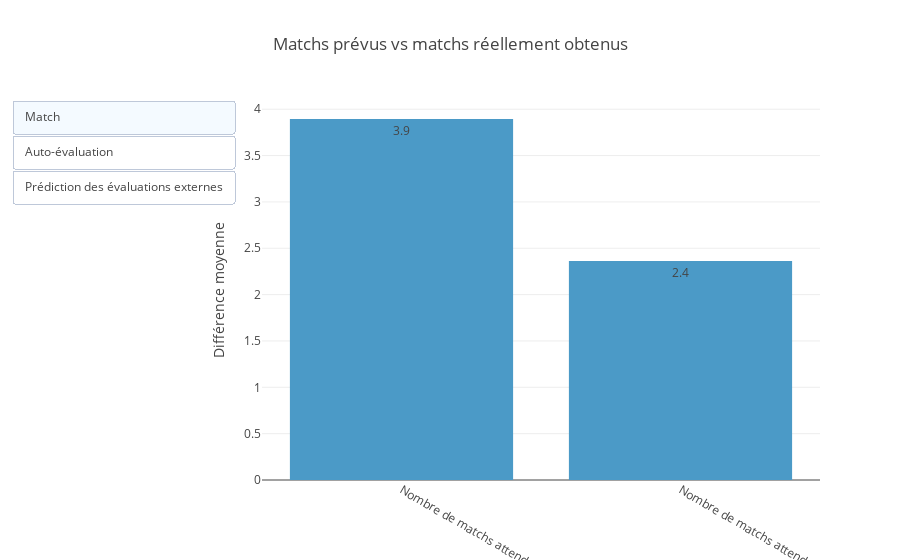

Write notebook code for a chart like this one.
### Markdown cell above
Les participants plus âgés obtiennent légèrement moins de décisions positives. Le graphique sur la différence d'âge montre que les chances de match augmentent lorsque cette différence est proche de zéro. Les participants donnent davantage de décisions favorables lorsque leur partenaire est plus jeune

Le revenu médian des ménages semble avoir peu d'impact sur les décisions, bien qu'une légère corrélation semble apparaître entre une décision positive du partenaire et un revenu plus élevé de celui-ci par rapport au participant.

La corrélation entre les centres d'intérêt exerce un léger effet positif sur la décision.

Les individus présents sans objectif précis reçoivent légèrement plus de décisions positives de la part de leurs partenaires. 
Ceux qui sont habitués aux rendez-vous et aux sorties se révèlent nettement plus performants et davantage enclins à valider leurs partenaires, ce qui conduit à un nombre de matchs significativement plus élevé.

### Code cell
# expnum: Out of the 20 people you will meet, how many do you expect will be interested in dating you ? signup/Time1
# match_es : How many matches do you estimate you will get (a match occurs when you and yourpartner both check “Yes” next to decision) ?  just after speed date
# match 1=yes, 0=no

avg_dif_match_and_expected_before = (df_Grouped_By_iid["expnum"] - df_Grouped_By_iid["match"]).median()
avg_dif_match_and_expected_after = (df_Grouped_By_iid["match_es"] - df_Grouped_By_iid["match"]).median()



# 3_ How do you think you measure up ? 
# 5_ And finally, how do you think others perceive you ? 
# _o rating by partner the night of the event, for all 6 attributes
# _1 signup/Time 1 : Survey filled out by students that are interested in participating in order to register forthe event.
# _s Half way through meeting all potential dates during the night of the event on theirscorecard
# _2 followup/Time2 : Survey is filled out the day after participating in the event. Subjects must have submitted this in order to be sent their matches.
# _3 followup2/ Time3 : Subjects filled out 3-4 weeks after they had been sent their matches

y_values_3_1 = []
y_values_3_s = []
y_values_3_2 = []
y_values_3_3 = []

y_values_5_1 = []
y_values_5_2 = []
y_values_5_3 = []

for col_name in attributes[:-1] :
    y_values_3_1.append((df_Grouped_By_iid_100p_wave[f"{col_name}3_1"] - df_Grouped_By_iid_100p_wave[f"{col_name}_o"]).mean())
    y_values_3_s.append((df_Grouped_By_iid_100p_wave[f"{col_name}3_s"] - df_Grouped_By_iid_100p_wave[f"{col_name}_o"]).mean())
    y_values_3_2.append((df_Grouped_By_iid_100p_wave[f"{col_name}3_2"] - df_Grouped_By_iid_100p_wave[f"{col_name}_o"]).mean())
    y_values_3_3.append((df_Grouped_By_iid_100p_wave[f"{col_name}3_3"] - df_Grouped_By_iid_100p_wave[f"{col_name}_o"]).mean())
    
    y_values_5_1.append((df_Grouped_By_iid_100p_wave[f"{col_name}5_1"] - df_Grouped_By_iid_100p_wave[f"{col_name}_o"]).mean())
    y_values_5_2.append((df_Grouped_By_iid_100p_wave[f"{col_name}5_2"] - df_Grouped_By_iid_100p_wave[f"{col_name}_o"]).mean())
    y_values_5_3.append((df_Grouped_By_iid_100p_wave[f"{col_name}5_3"] - df_Grouped_By_iid_100p_wave[f"{col_name}_o"]).mean())


fig = go.Figure()
fig.add_trace(go.Bar(
    x=["Nombre de matchs attendus avant l'événement moins le nombre de matchs obtenus", "Nombre de matchs attendus après l'événement moins le nombre de matchs obtenus"],
    y=[avg_dif_match_and_expected_before, avg_dif_match_and_expected_after],
    text=[f'{avg_dif_match_and_expected_before:.1f}', f'{avg_dif_match_and_expected_after:.1f}'],
    name="",
    textposition='auto'
))

fig.add_trace(go.Bar(
    x=attribute_names[:-1],
    y=y_values_3_1,
    text=[str(round(num,1)) for num in y_values_3_1],
    textposition='auto',
    name="Avant l'évenement",
    visible= False
))
fig.add_trace(go.Bar(
    x=attribute_names[:-1],
    y=y_values_3_s,
    text=[str(round(num,1)) for num in y_values_3_s],
    textposition='auto',
    name="Pendant l'évenement",
    visible= False
))
fig.add_trace(go.Bar(
    x=attribute_names[:-1],
    y=y_values_3_2,
    text=[str(round(num,1)) for num in y_values_3_2],
    textposition='auto',
    name="Un jour après l'évenement",
    visible= False
))
fig.add_trace(go.Bar(
    x=attribute_names[:-1],
    y=y_values_3_3,
    text=[str(round(num,1)) for num in y_values_3_3],
    textposition='auto',
    name="Plusieurs semaines après l'évenement",
    visible= False
))

fig.add_trace(go.Bar(
    x=attribute_names[:-1],
    y=y_values_5_1,
    text=[str(round(num,1)) for num in y_values_5_1],
    textposition='auto',
    name="Avant l'évenement",
    visible= False
))
fig.add_trace(go.Bar(
    x=attribute_names[:-1],
    y=y_values_5_2,
    text=[str(round(num,1)) for num in y_values_5_2],
    textposition='auto',
    name="Un jour après l'évenement",
    visible= False
))
fig.add_trace(go.Bar(
    x=attribute_names[:-1],
    y=y_values_5_3,
    text=[str(round(num,1)) for num in y_values_5_3],
    textposition='auto',
    name="Plusieurs semaines après l'évenement",
    visible= False
))


fig.update_layout(
    showlegend=False,
    title='Matchs prévus vs matchs réellement obtenus',
    yaxis_title='Différence moyenne',
    updatemenus=[
        dict(
            type="buttons",
            direction="down",
            buttons=[{
                "args": [
                    {"visible": [True] + [False for i in range(7)]},
                    {"title": "Matchs prévus vs matchs réellement obtenus",
                    "xaxis": {"title": {"text": "Match"}},
                    "showlegend": False}
                ],
                "label": "Match",
                "method": "update"
            },{
                "args": [
                    {"visible": [False] + [True if i < 4 else False for i in range(7)]},
                    {"title": "Moyenne de la différence entre l'auto-évaluation et la moyenne des évaluations des autres",
                    "xaxis": {"title": {"text": "Attribut"}},
                    "showlegend": True}
                ],
                "label": "Auto-évaluation ",
                "method": "update"
            },{
                "args": [
                    {"visible": [False] + [True if i > 3 else False for i in range(7)]},
                    {"title": "Moyenne de la différence entre la prédiction des évaluations externes et la moyenne des évaluations des autres.",
                    "xaxis": {"title": {"text": "Attribut"}},
                    "showlegend": True}
                ],
                "label": "Prédiction des évaluations externes",
                "method": "update"
            }
            
            
            ],
        )
    ],
    legend=dict(
        xanchor="right",
        yanchor="bottom" 
    )

)


fig.show()

### Figure 1 — Plotly figure (JSON) as saved in the notebook; plotly's stock layout.template omitted (floating-point values rounded to 4 significant figures)
{"data": [{"name": "", "text": ["3.9", "2.4"], "textposition": "auto", "type": "bar", "x": ["Nombre de matchs attendus avant l'événement moins le nombre de matchs obtenus", "Nombre de matchs attendus après l'événement moins le nombre de matchs obtenus"], "y": [3.894, 2.364]}, {"name": "Avant l'évenement", "text": ["0.8", "1.1", "1.0", "1.3", "0.7"], "textposition": "auto", "type": "bar", "visible": false, "x": ["Attractivité", "Sincérité", "Intelligence", "divertissant", "Ambition"], "y": [0.8449, 1.057, 0.9533, 1.274, 0.7412]}, {"name": "Pendant l'évenement", "text": ["1.0", "0.8", "0.8", "1.2", "0.6"], "textposition": "auto", "type": "bar", "visible": false, "x": ["Attractivité", "Sincérité", "Intelligence", "divertissant", "Ambition"], "y": [0.9692, 0.8317, 0.7576, 1.243, 0.6148]}, {"name": "Un jour après l'évenement", "text": ["0.8", "0.7", "0.8", "1.1", "0.6"], "textposition": "auto", "type": "bar", "visible": false, "x": ["Attractivité", "Sincérité", "Intelligence", "divertissant", "Ambition"], "y": [0.8219, 0.6934, 0.7622, 1.148, 0.6305]}, {"name": "Plusieurs semaines après l'évenement", "text": ["0.7", "0.7", "0.8", "1.0", "0.4"], "textposition": "auto", "type": "bar", "visible": false, "x": ["Attractivité", "Sincérité", "Intelligence", "divertissant", "Ambition"], "y": [0.7368, 0.7356, 0.7835, 1.029, 0.405]}, {"name": "Avant l'évenement", "text": ["0.8", "0.8", "0.9", "1.0", "0.8"], "textposition": "auto", "type": "bar", "visible": false, "x": ["Attractivité", "Sincérité", "Intelligence", "divertissant", "Ambition"], "y": [0.7858, 0.7622, 0.9032, 0.9863, 0.8352]}, {"name": "Un jour après l'évenement", "text": ["0.6", "0.3", "0.5", "0.8", "0.6"], "textposition": "auto", "type": "bar", "visible": false, "x": ["Attractivité", "Sincérité", "Intelligence", "divertissant", "Ambition"], "y": [0.637, 0.257, 0.4869, 0.7905, 0.5613]}, {"name": "Plusieurs semaines après l'évenement", "text": ["0.6", "0.4", "0.6", "0.6", "0.2"], "textposition": "auto", "type": "bar", "visible": false, "x": ["Attractivité", "Sincérité", "Intelligence", "divertissant", "Ambition"], "y": [0.5953, 0.419, 0.6169, 0.6181, 0.2481]}], "layout": {"legend": {"xanchor": "right", "yanchor": "bottom"}, "showlegend": false, "title": {"text": "Matchs prévus vs matchs réellement obtenus"}, "updatemenus": [{"buttons": [{"args": [{"visible": [true, false, false, false, false, false, false, false]}, {"showlegend": false, "title": "Matchs prévus vs matchs réellement obtenus", "xaxis": {"title": {"text": "Match"}}}], "label": "Match", "method": "update"}, {"args": [{"visible": [false, true, true, true, true, false, false, false]}, {"showlegend": true, "title": "Moyenne de la différence entre l'auto-évaluation et la moyenne des évaluations des autres", "xaxis": {"title": {"text": "Attribut"}}}], "label": "Auto-évaluation ", "method": "update"}, {"args": [{"visible": [false, false, false, false, false, true, true, true]}, {"showlegend": true, "title": "Moyenne de la différence entre la prédiction des évaluations externes et la moyenne des évaluations des autres.", "xaxis": {"title": {"text": "Attribut"}}}], "label": "Prédiction des évaluations externes", "method": "update"}], "direction": "down", "type": "buttons"}], "yaxis": {"title": {"text": "Différence moyenne"}}}}
